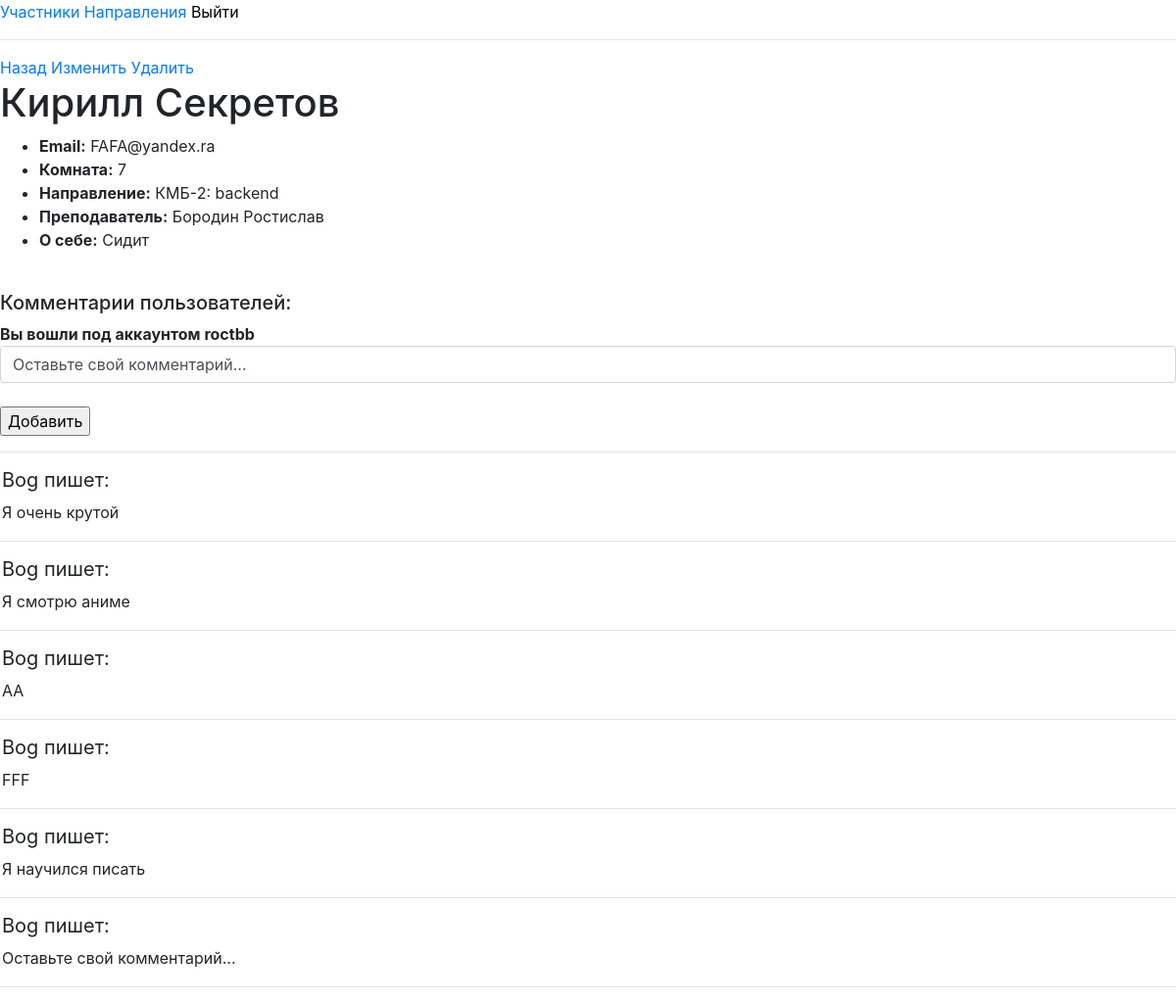
The app's page /student?id=4 (signed in) with its own data.
### crm/models.py (models this page shows, shortened)
class Student(models.Model):
    name = models.CharField(max_length=30, null=True)
    surname = models.CharField(max_length=30, null=True)
    room = models.IntegerField(null=True)
    email = models.EmailField(null=True)
    about = models.TextField(max_length=255, null=True)
    course = models.ForeignKey(Course, on_delete=models.SET_NULL, null=True)\

class Course(models.Model):
    name = models.CharField(max_length=255)
    teacher = models.CharField(max_length=100)
    about = models.TextField(max_length=255, null=True)

class Comment(models.Model):
    name = models.CharField(max_length=30, null=True)
    text = models.TextField(max_length=255, null=True)
    target = models.IntegerField(null=True)

### crm/views.py (the view, shortened to what this page needs)
# urls.py: path('student', details),
def details(request):
    if not request.user.is_authenticated:
        return redirect('/login')
    if request.method == 'GET':
        id = request.GET.get('id')
        student = Student.objects.get(pk=id)
        comments = Comment.objects.filter(target=student.id).order_by('-id')
        return render(request, 'details.html', {'comments': comments, 'student': student})

### crm/templates/details.html (shortened to what this page needs)
<head>
    <link rel="stylesheet" href="https://stackpath.bootstrapcdn.com/bootstrap/4.3.1/css/bootstrap.min.css">
</head>
{% extends 'base.html' %}
{% block content %}
<a href="/">Назад</a>
<a href="/edit?id={{ student.id }}">Изменить</a>
<a href="/delete?id={{ student.id }}" onclick="return confirm('Точно удалить?')">Удалить</a>
<h1>{{ student.name }} {{ student.surname }}</h1>
<ul>
    <li><strong>Email:</strong> {{ student.email }}</li>
    <li><strong>Комната:</strong> {{ student.room }}</li>
    <li><strong>Направление:</strong> {{ student.course.name }}</li>
    <li><strong>Преподаватель:</strong> {{ student.course.teacher }}</li>
    <li><strong>О себе:</strong> {{ student.about }}</li>
</ul>
<br>
<h5>Комментарии пользователей:</h5>
<strong>Вы вошли под аккаунтом {{ request.user }}</strong>
<form action="/student?id={{ student.id }}" method="post">
    <input class="form-control" type="text" name="text" value="Оставьте свой комментарий..."/><br>
    <input type="submit" value="Добавить">
</form>
<hr>
{% for comment in comments %}
    <h5><option value="{{ comment.id }}">{{ comment.name }} пишет:</option></h5>
    <option value="{{ comment.id }}">{{ comment.text }}</option>
    <hr>
{% endfor %}
{% endblock %}

### records on screen
Student: name "Кирилл", surname "Секретов", email "FAFA@yandex.ra", room "7", course.name "КМБ-2: backend", course.teacher "Бородин Ростислав", about "Сидит"
Comment: {{ comment.id }} 11 (drawn)
Comment: {{ comment.id }} 10 (drawn)
Comment: {{ comment.id }} 7 (drawn)
Comment: {{ comment.id }} 6 (drawn)
Comment: {{ comment.id }} 5 (drawn)
Comment: {{ comment.id }} 4 (drawn)

### other values on screen
{{ request.user }} "roctbb"
